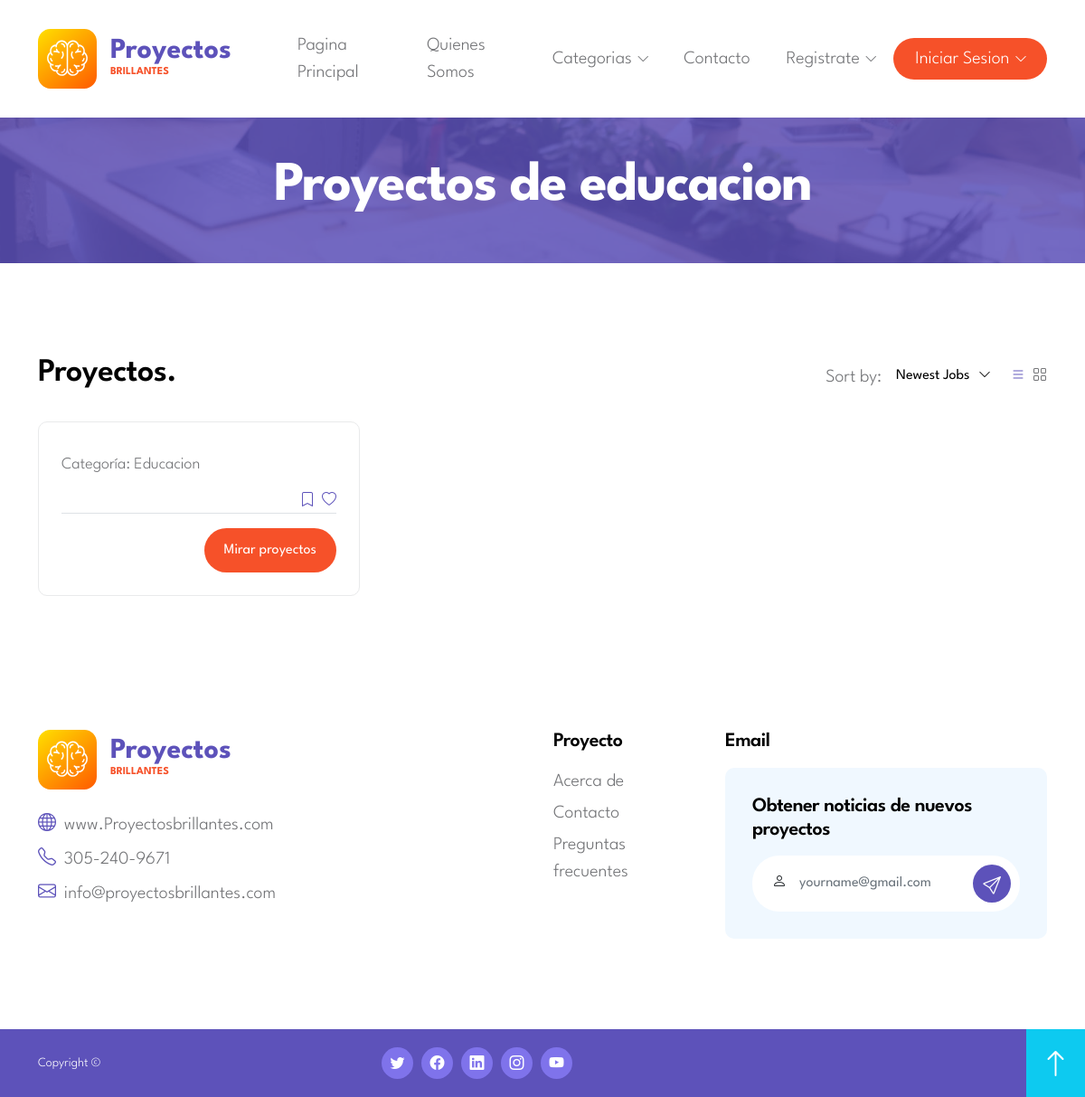
The app's page /desarrollador/educacion.php, older data.
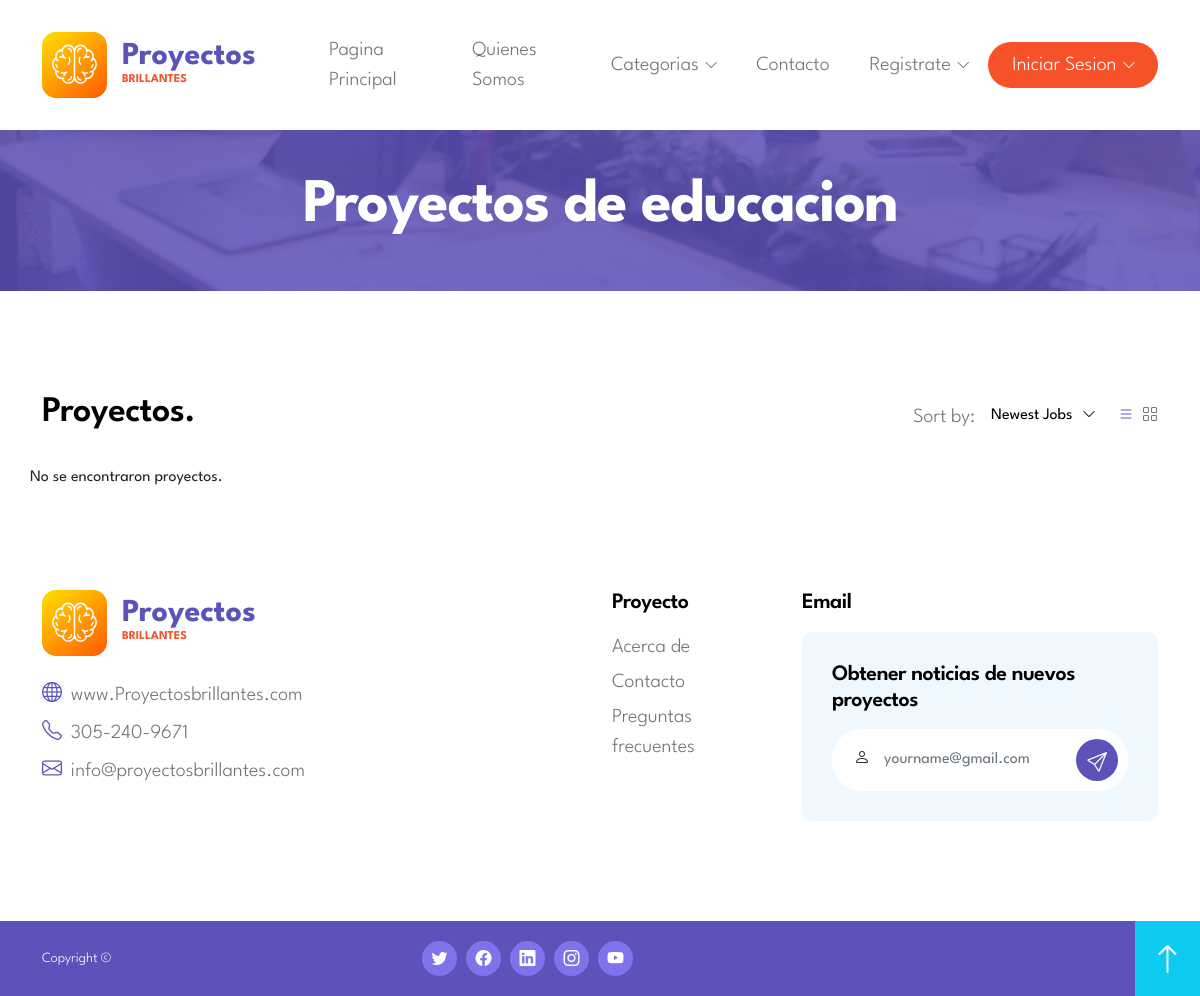
The same page, newer data.
### tables this page shows
CREATE TABLE `proyectos` (
  `id_proyecto` tinyint(255) NOT NULL,
  `descripcion` text NOT NULL,
  `imagen` longblob NOT NULL,
  `nom_proyecto` varchar(50) NOT NULL,
  `meta_financiacion` int(20) NOT NULL,
  `fecha_inicio` date NOT NULL,
  `fecha_termino` date NOT NULL,
  `id_user` tinyint(255) NOT NULL,
  `categoria` text NOT NULL
);

### desarrollador/educacion.php (the view, shortened to what this page needs)
<?php
require 'funciones/conex.php';
if (isset($_SESSION['Correo'])) {
    include 'header-usuario.php';
} else {
    include 'header.php';
}
?>
<!doctype html>
<html lang="en">
    <head>
        <link href="css/bootstrap.min.css" rel="stylesheet">
        <link href="css/bootstrap-icons.css" rel="stylesheet">
        <link href="css/owl.carousel.min.css" rel="stylesheet">
        <link href="css/owl.theme.default.min.css" rel="stylesheet">
        <link href="css/tooplate-gotto-job.css" rel="stylesheet">
</head>
    <body class="Creador-y-desarrollador-page" id="top">
    <main>
<header class="site-header py-5">
    <div class="section-overlay"></div>
    <div class="container">
        <div class="row">
            <div class="col-12 text-center">
                <h1 class="text-white">Proyectos de educacion</h1>
            </div>
        </div>
    </div>
</header>
<section class="job-section section-padding">
    <div class="container">
        <div class="row align-items-center">
            <div class="col-lg-6 col-12 mb-lg-4">
                <h3>Proyectos.</h3>
            </div>
            <div class="col-lg-4 col-12 d-flex align-items-center ms-auto mb-5 mb-lg-4">
                <p class="mb-0 ms-lg-auto">Sort by:</p>
                <div class="dropdown dropdown-sorting ms-3 me-4">
                    <button class="btn btn-secondary dropdown-toggle" type="button" id="dropdownSortingButton" data-bs-toggle="dropdown" aria-expanded="false">
                        Newest Jobs
                    </button>
                </div>
                <div class="d-flex">
                    <a href="#" class="sorting-icon active bi-list me-2"></a>
                    <a href="#" class="sorting-icon bi-grid"></a>
                </div>
            </div>
            <?php
$query = "SELECT nom_proyecto, imagen, categoria, id_proyecto FROM proyectos WHERE categoria = 'Educacion'";
$result = mysqli_query($conexion, $query);
if ($result) {
    if (mysqli_num_rows($result) > 0) {
        while ($row = mysqli_fetch_assoc($result)) {
            $ProyectoID = $row['id_proyecto'];
            $Categoria = $row['categoria'];
            echo '<div class="col-lg-4 col-md-6 col-12">';
            echo '    <div class="job-thumb job-thumb-box">';
            echo '        <div class="job-body">';
            echo '            <p class="job-category">Categoría: ' . $Categoria . '</p>';
            echo '            <div class="d-flex align-items-center">';
            echo '                <a href="#" class="bi-bookmark ms-auto me-2">';
            echo '                </a>';
            echo '                <a href="#" class="bi-heart">';
            echo '                </a>';
            echo '            </div>';
            echo '            <div class="d-flex align-items-center border-top pt-3">';
            echo '                <a href="informacion-proyecto-desarrollador.php?id_proyecto=' . $ProyectoID . '" class="custom-btn btn ms-auto">Mirar proyectos</a>';
            echo '            </div>';
            echo '        </div>';
            echo '    </div>';
            echo '</div>';
        }
    } else {
        echo 'No se encontraron proyectos.';
    }
}
?>
        </div>
    </div>
</section>
</main>
    <?php
        include 'footer.php';
    ?>
    </body>
</html>

### header.php (shortened to what this page needs)
<!DOCTYPE html>
<html lang="en">
<head>
</head>
<header id="top">
    <nav class="navbar navbar-expand-lg">
            <div class="container">
                <a class="navbar-brand d-flex align-items-center" href="index.php">
                    <img src="images/Logo simple.svg" class="img-fluid logo-image">
                    <div class="d-flex flex-column">
                        <strong class="logo-text">Proyectos </strong>
                        <small class="logo-slogan">brillantes</small>
                    </div>
                </a>
                <div class="collapse navbar-collapse" id="navbarNav">
                    <ul class="navbar-nav align-items-center ms-lg-5">
                        <li class="nav-item">
                            <a class="nav-link" href="index.php">Pagina Principal</a>
                        </li>
                        <li class="nav-item">
                            <a class="nav-link" href="about.php">Quienes Somos</a>
                        </li>
                        <li class="nav-item dropdown">
                            <a class="nav-link dropdown-toggle" href="#" id="navbarLightDropdownMenuLink" role="button" data-bs-toggle="dropdown" aria-expanded="false">Categorias</a>
                        </li>
                        <li class="nav-item">
                            <a class="nav-link" href="contact.php">Contacto</a>
                        </li>
                        <li class="nav-item dropdown">
                            <a class="nav-link dropdown-toggle" href="#" id="navbarLightDropdownMenuLink" role="button" data-bs-toggle="dropdown" aria-expanded="false">Registrate</a>
                        </li>
                        <li class="nav-item dropdown">
                            <a class="nav-link dropdown-toggle custom-btn btn" href="#">Iniciar Sesion</a>
            </div>
        </nav>
    </header>
</body>
</html>

### footer.php (shortened to what this page needs)
<!DOCTYPE html>
<html lang="en">
<head>
</head>
<footer class="site-footer">
            <div class="container">
                <div class="row">
                    <div class="col-lg-4 col-md-6 col-12 mb-3">
                        <div class="d-flex align-items-center mb-4">
                            <img src="images/Logo simple.svg" class="img-fluid logo-image">
                            <div class="d-flex flex-column">
                                <strong class="logo-text">Proyectos</strong>
                                <small class="logo-slogan">Brillantes</small>
                            </div>
                        </div>
                        <p class="mb-2">
                            <i class="custom-icon bi-globe me-1"></i>
                            <a href="#" class="site-footer-link">
                                www.Proyectosbrillantes.com
                            </a>
                        </p>
                        <p class="mb-2">
                            <i class="custom-icon bi-telephone me-1"></i>
                            <a href="tel: 305-240-9671" class="site-footer-link">
                                305-240-9671
                            </a>
                        </p>
                        <p>
                            <i class="custom-icon bi-envelope me-1"></i>
                            <a href="mailto:info@yourgmail.com" class="site-footer-link">
                                info@proyectosbrillantes.com
                            </a>
                        </p>
                    </div>
                    <div class="col-lg-2 col-md-3 col-6 ms-lg-auto">
                        <h6 class="site-footer-title">Proyecto</h6>
                        <ul class="footer-menu">
                            <li class="footer-menu-item"><a href="about.php" class="footer-menu-link">Acerca de</a></li>
                            <li class="footer-menu-item"><a href="contact.php" class="footer-menu-link">Contacto</a></li>
                            <li class="footer-menu-item"><a href="preguntas-frecuentes.php" class="footer-menu-link">Preguntas frecuentes</a></li>
                        </ul>
                    </div>
                    <div class="col-lg-4 col-md-8 col-12 mt-3 mt-lg-0">
                        <h6 class="site-footer-title">Email</h6>
                        <form class="custom-form newsletter-form" action="Enviar-correo.php" method="post" role="form">
                            <h6 class="site-footer-title">Obtener noticias de nuevos proyectos</h6>
                            <div class="input-group">
                                <span class="input-group-text" id="basic-addon1"><i class="bi-person"></i></span>
                                <input type="text" name="correo-enviado" id="correo-enviado" class="form-control" placeholder="yourname@gmail.com" required>
                                <button type="submit" class="form-control">
                                    <i class="bi-send"></i>
                                </button>
                            </div>
                        </form>
                    </div>
                </div>
            </div>
            <div class="site-footer-bottom">
                <div class="container">
                    <div class="row">
                        <div class="col-lg-4 col-12 d-flex align-items-center">
                            <p class="copyright-text">Copyright © </p>
                        </div>
                        <div class="col-lg-5 col-12 mt-2 mt-lg-0">
                            <ul class="social-icon">
                                <li class="social-icon-item">
                                    <a href="#" class="social-icon-link bi-twitter"></a>
                                </li>
                                <li class="social-icon-item">
                                    <a href="#" class="social-icon-link bi-facebook"></a>
                                </li>
                                <li class="social-icon-item">
                                    <a href="#" class="social-icon-link bi-linkedin"></a>
                                </li>
                                <li class="social-icon-item">
                                    <a href="#" class="social-icon-link bi-instagram"></a>
                                </li>
                                <li class="social-icon-item">
                                    <a href="#" class="social-icon-link bi-youtube"></a>
                                </li>
                            </ul>
                        </div>
                        <a class="back-top-icon bi-arrow-up smoothscroll d-flex justify-content-center align-items-center" href="#top"></a>
                    </div>
                </div>
            </div>
        </footer>
</html>

Row changes from the older to the newer data that the page shows:
removed proyectos: categoria "Educacion"
Text that changed along with them:
text now shown: "No se encontraron proyectos."
